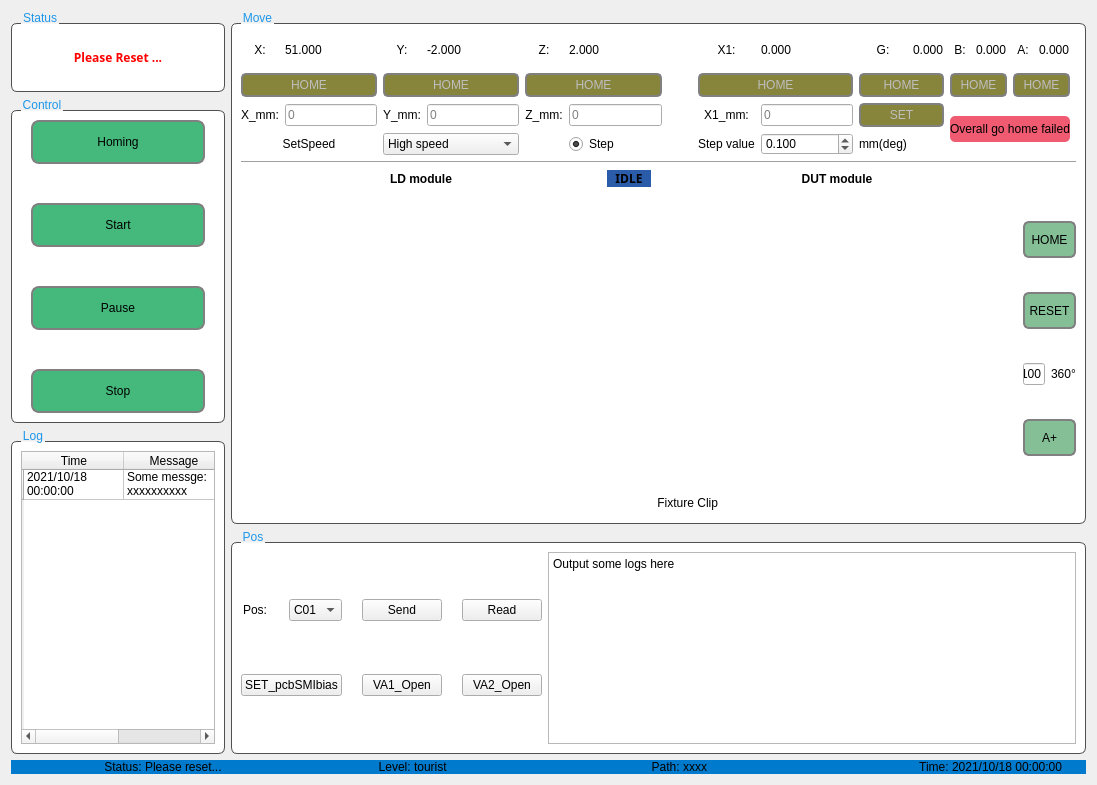
<?xml version="1.0" encoding="UTF-8"?>
<ui version="4.0">
 <class>MotorDialog</class>
 <widget class="QDialog" name="MotorDialog">
  <property name="geometry">
   <rect>
    <x>0</x>
    <y>0</y>
    <width>1097</width>
    <height>785</height>
   </rect>
  </property>
  <property name="windowTitle">
   <string>Dialog</string>
  </property>
  <property name="styleSheet">
   <string notr="true">

QGroupBox{
    border: 1px solid rgb(80,80,80);
    border-radius:6px;
    margin-top:12px;
}
QGroupBox:title {
    color:rgb(28,151,234);
    subcontrol-origin: margin;
    left: 10px;
}
QGroupBox{
    background-color: rgb(255, 255, 255);
}
</string>
  </property>
  <layout class="QGridLayout" name="gridLayout_2">
   <item row="0" column="0">
    <layout class="QVBoxLayout" name="topLayout">
     <item>
      <layout class="QHBoxLayout" name="horizontalLayout" stretch="1,4">
       <item>
        <layout class="QVBoxLayout" name="verticalLayout" stretch="1,4,4">
         <item>
          <widget class="QGroupBox" name="groupBox_3">
           <property name="title">
            <string>Status</string>
           </property>
           <layout class="QGridLayout" name="gridLayout_5">
            <item row="0" column="0">
             <layout class="QHBoxLayout" name="horizontalLayout_3">
              <item>
               <widget class="QLabel" name="statusLab">
                <property name="font">
                 <font>
                  <family>SimSun-ExtB</family>
                  <pointsize>9</pointsize>
                  <weight>75</weight>
                  <bold>true</bold>
                 </font>
                </property>
                <property name="styleSheet">
                 <string notr="true">color: rgb(255, 0, 0);</string>
                </property>
                <property name="text">
                 <string>Please Reset ...</string>
                </property>
                <property name="alignment">
                 <set>Qt::AlignCenter</set>
                </property>
               </widget>
              </item>
             </layout>
            </item>
           </layout>
          </widget>
         </item>
         <item>
          <widget class="QGroupBox" name="groupBox_control">
           <property name="styleSheet">
            <string notr="true"/>
           </property>
           <property name="title">
            <string>Control</string>
           </property>
           <layout class="QGridLayout" name="gridLayout_3">
            <item row="0" column="0">
             <layout class="QVBoxLayout" name="verticalLayout_2" stretch="1,1,1,1,1,1,1">
              <property name="spacing">
               <number>20</number>
              </property>
              <property name="leftMargin">
               <number>10</number>
              </property>
              <property name="rightMargin">
               <number>10</number>
              </property>
              <item>
               <widget class="QPushButton" name="homeingBtn">
                <property name="styleSheet">
                 <string notr="true">QPushButton{
	border:2px solid gray;
	border-radius:8px;
	height: 40px;
	background-color:#45b97c;
}

QPushButton:hover{
    border: 2px solid black;
}

QPushButton:pressed{
    background-color:#585eaa;
}</string>
                </property>
                <property name="text">
                 <string>Homing</string>
                </property>
               </widget>
              </item>
              <item>
               <spacer name="verticalSpacer_2">
                <property name="orientation">
                 <enum>Qt::Vertical</enum>
                </property>
                <property name="sizeHint" stdset="0">
                 <size>
                  <width>20</width>
                  <height>40</height>
                 </size>
                </property>
               </spacer>
              </item>
              <item>
               <widget class="QPushButton" name="startBtn">
                <property name="styleSheet">
                 <string notr="true">QPushButton{
	border:2px solid gray;
	border-radius:8px;
	height: 40px;
	background-color:#45b97c;
}

QPushButton:hover{
    border: 2px solid black;
}

QPushButton:pressed{
    background-color:#585eaa;
}</string>
                </property>
                <property name="text">
                 <string>Start</string>
                </property>
               </widget>
              </item>
              <item>
               <spacer name="verticalSpacer_3">
                <property name="orientation">
                 <enum>Qt::Vertical</enum>
                </property>
                <property name="sizeHint" stdset="0">
                 <size>
                  <width>20</width>
                  <height>40</height>
                 </size>
                </property>
               </spacer>
              </item>
              <item>
               <widget class="QPushButton" name="pauseBtn">
                <property name="styleSheet">
                 <string notr="true">QPushButton{
	border:2px solid gray;
	border-radius:8px;
	height: 40px;
	background-color:#45b97c;
}

QPushButton:hover{
    border: 2px solid black;
}

QPushButton:pressed{
    background-color:#585eaa;
}</string>
                </property>
                <property name="text">
                 <string>Pause</string>
                </property>
               </widget>
              </item>
              <item>
               <spacer name="verticalSpacer_4">
                <property name="orientation">
                 <enum>Qt::Vertical</enum>
                </property>
                <property name="sizeHint" stdset="0">
                 <size>
                  <width>20</width>
                  <height>40</height>
                 </size>
                </property>
               </spacer>
              </item>
              <item>
               <widget class="QPushButton" name="stopBtn">
                <property name="styleSheet">
                 <string notr="true">QPushButton{
	border:2px solid gray;
	border-radius:8px;
	height: 40px;
	background-color:#45b97c;
}

QPushButton:hover{
    border: 2px solid black;
}

QPushButton:pressed{
    background-color:#585eaa;
}</string>
                </property>
                <property name="text">
                 <string>Stop</string>
                </property>
               </widget>
              </item>
             </layout>
            </item>
           </layout>
          </widget>
         </item>
         <item>
          <widget class="QGroupBox" name="groupBox">
           <property name="title">
            <string>Log</string>
           </property>
           <layout class="QGridLayout" name="gridLayout_4">
            <item row="0" column="0">
             <layout class="QHBoxLayout" name="horizontalLayout_2">
              <item>
               <widget class="QTableWidget" name="logTab">
                <row>
                 <property name="text">
                  <string/>
                 </property>
                </row>
                <column>
                 <property name="text">
                  <string>Time</string>
                 </property>
                </column>
                <column>
                 <property name="text">
                  <string>Message</string>
                 </property>
                </column>
                <item row="0" column="0">
                 <property name="text">
                  <string>2021/10/18 00:00:00</string>
                 </property>
                </item>
                <item row="0" column="1">
                 <property name="text">
                  <string>Some messge: xxxxxxxxxx</string>
                 </property>
                </item>
               </widget>
              </item>
             </layout>
            </item>
           </layout>
          </widget>
         </item>
        </layout>
       </item>
       <item>
        <layout class="QGridLayout" name="gridLayout" rowstretch="5,0">
         <item row="1" column="0">
          <widget class="QGroupBox" name="groupBox_5">
           <property name="styleSheet">
            <string notr="true"/>
           </property>
           <property name="title">
            <string>Pos</string>
           </property>
           <layout class="QGridLayout" name="gridLayout_13" columnstretch="0,0,1,2">
            <item row="0" column="2">
             <layout class="QGridLayout" name="gridLayout_12" rowstretch="1,1" columnstretch="1,1,1,1">
              <property name="horizontalSpacing">
               <number>20</number>
              </property>
              <item row="0" column="1">
               <widget class="QComboBox" name="posComboBox">
                <item>
                 <property name="text">
                  <string>C01</string>
                 </property>
                </item>
                <item>
                 <property name="text">
                  <string>C02</string>
                 </property>
                </item>
                <item>
                 <property name="text">
                  <string>C03</string>
                 </property>
                </item>
                <item>
                 <property name="text">
                  <string>C04</string>
                 </property>
                </item>
                <item>
                 <property name="text">
                  <string>C05</string>
                 </property>
                </item>
                <item>
                 <property name="text">
                  <string>C06</string>
                 </property>
                </item>
                <item>
                 <property name="text">
                  <string>C07</string>
                 </property>
                </item>
               </widget>
              </item>
              <item row="0" column="2">
               <widget class="QPushButton" name="sendBtn">
                <property name="text">
                 <string>Send</string>
                </property>
               </widget>
              </item>
              <item row="0" column="0">
               <widget class="QLabel" name="label_26">
                <property name="text">
                 <string>Pos:</string>
                </property>
                <property name="alignment">
                 <set>Qt::AlignCenter</set>
                </property>
               </widget>
              </item>
              <item row="1" column="0" colspan="2">
               <widget class="QPushButton" name="DCBtn">
                <property name="text">
                 <string>SET_pcbSMIbias</string>
                </property>
               </widget>
              </item>
              <item row="0" column="3">
               <widget class="QPushButton" name="readBtn">
                <property name="text">
                 <string>Read</string>
                </property>
               </widget>
              </item>
              <item row="1" column="2">
               <widget class="QPushButton" name="va1Btn">
                <property name="text">
                 <string>VA1_Open</string>
                </property>
               </widget>
              </item>
              <item row="1" column="3">
               <widget class="QPushButton" name="va2Btn">
                <property name="text">
                 <string>VA2_Open</string>
                </property>
               </widget>
              </item>
             </layout>
            </item>
            <item row="0" column="3">
             <widget class="QTextEdit" name="logTextEdit">
              <property name="readOnly">
               <bool>true</bool>
              </property>
              <property name="html">
               <string>&lt;!DOCTYPE HTML PUBLIC &quot;-//W3C//DTD HTML 4.0//EN&quot; &quot;http://www.w3.org/TR/REC-html40/strict.dtd&quot;&gt;
&lt;html&gt;&lt;head&gt;&lt;meta name=&quot;qrichtext&quot; content=&quot;1&quot; /&gt;&lt;style type=&quot;text/css&quot;&gt;
p, li { white-space: pre-wrap; }
&lt;/style&gt;&lt;/head&gt;&lt;body style=&quot; font-family:'SimSun'; font-size:9pt; font-weight:400; font-style:normal;&quot;&gt;
&lt;p style=&quot; margin-top:0px; margin-bottom:0px; margin-left:0px; margin-right:0px; -qt-block-indent:0; text-indent:0px;&quot;&gt;Output some logs here&lt;/p&gt;&lt;/body&gt;&lt;/html&gt;</string>
              </property>
             </widget>
            </item>
           </layout>
          </widget>
         </item>
         <item row="0" column="0">
          <widget class="QGroupBox" name="groupBox_move">
           <property name="styleSheet">
            <string notr="true"/>
           </property>
           <property name="title">
            <string>Move</string>
           </property>
           <layout class="QGridLayout" name="gridLayout_7" rowstretch="1">
            <item row="0" column="0">
             <layout class="QGridLayout" name="gridLayout_6" rowstretch="1,1,1,1,0,10" columnstretch="1,0,0,0,0,0,0,0,0,0,0,0,0,0,0,0">
              <item row="3" column="8">
               <widget class="QDoubleSpinBox" name="stepValueSpinBox">
                <property name="decimals">
                 <number>3</number>
                </property>
                <property name="minimum">
                 <double>0.001000000000000</double>
                </property>
                <property name="maximum">
                 <double>1.000000000000000</double>
                </property>
                <property name="singleStep">
                 <double>0.100000000000000</double>
                </property>
                <property name="value">
                 <double>0.100000000000000</double>
                </property>
               </widget>
              </item>
              <item row="3" column="7">
               <widget class="QLabel" name="label_18">
                <property name="text">
                 <string>Step value</string>
                </property>
                <property name="alignment">
                 <set>Qt::AlignCenter</set>
                </property>
               </widget>
              </item>
              <item row="3" column="0" colspan="2">
               <widget class="QLabel" name="label_17">
                <property name="text">
                 <string>SetSpeed</string>
                </property>
                <property name="alignment">
                 <set>Qt::AlignCenter</set>
                </property>
               </widget>
              </item>
              <item row="3" column="9">
               <widget class="QLabel" name="label_19">
                <property name="text">
                 <string>mm(deg)</string>
                </property>
               </widget>
              </item>
              <item row="3" column="4" colspan="2">
               <layout class="QHBoxLayout" name="horizontalLayout_5">
                <item>
                 <spacer name="horizontalSpacer_3">
                  <property name="orientation">
                   <enum>Qt::Horizontal</enum>
                  </property>
                  <property name="sizeHint" stdset="0">
                   <size>
                    <width>40</width>
                    <height>20</height>
                   </size>
                  </property>
                 </spacer>
                </item>
                <item>
                 <widget class="QRadioButton" name="stepBtn">
                  <property name="text">
                   <string>Step</string>
                  </property>
                  <property name="checked">
                   <bool>true</bool>
                  </property>
                 </widget>
                </item>
                <item>
                 <spacer name="horizontalSpacer_4">
                  <property name="orientation">
                   <enum>Qt::Horizontal</enum>
                  </property>
                  <property name="sizeHint" stdset="0">
                   <size>
                    <width>40</width>
                    <height>20</height>
                   </size>
                  </property>
                 </spacer>
                </item>
               </layout>
              </item>
              <item row="0" column="4">
               <widget class="QLabel" name="label_14">
                <property name="text">
                 <string>Z:</string>
                </property>
                <property name="alignment">
                 <set>Qt::AlignCenter</set>
                </property>
               </widget>
              </item>
              <item row="0" column="3">
               <widget class="QLabel" name="label_15">
                <property name="text">
                 <string>-2.000</string>
                </property>
                <property name="alignment">
                 <set>Qt::AlignLeading|Qt::AlignLeft|Qt::AlignVCenter</set>
                </property>
               </widget>
              </item>
              <item row="0" column="9">
               <widget class="QLabel" name="label_7">
                <property name="text">
                 <string>G:</string>
                </property>
                <property name="alignment">
                 <set>Qt::AlignCenter</set>
                </property>
               </widget>
              </item>
              <item row="0" column="7">
               <widget class="QLabel" name="label_13">
                <property name="text">
                 <string>X1:</string>
                </property>
                <property name="alignment">
                 <set>Qt::AlignCenter</set>
                </property>
               </widget>
              </item>
              <item row="0" column="5">
               <widget class="QLabel" name="label_5">
                <property name="text">
                 <string>2.000</string>
                </property>
                <property name="alignment">
                 <set>Qt::AlignLeading|Qt::AlignLeft|Qt::AlignVCenter</set>
                </property>
               </widget>
              </item>
              <item row="0" column="2">
               <widget class="QLabel" name="label_16">
                <property name="text">
                 <string>Y:</string>
                </property>
                <property name="alignment">
                 <set>Qt::AlignCenter</set>
                </property>
               </widget>
              </item>
              <item row="0" column="11">
               <widget class="QLabel" name="label_9">
                <property name="text">
                 <string>B:</string>
                </property>
                <property name="alignment">
                 <set>Qt::AlignCenter</set>
                </property>
               </widget>
              </item>
              <item row="0" column="12">
               <widget class="QLabel" name="label_12">
                <property name="text">
                 <string>0.000</string>
                </property>
                <property name="alignment">
                 <set>Qt::AlignLeading|Qt::AlignLeft|Qt::AlignVCenter</set>
                </property>
               </widget>
              </item>
              <item row="0" column="13">
               <widget class="QLabel" name="label_11">
                <property name="text">
                 <string>A:</string>
                </property>
                <property name="alignment">
                 <set>Qt::AlignCenter</set>
                </property>
               </widget>
              </item>
              <item row="0" column="10">
               <widget class="QLabel" name="label_8">
                <property name="text">
                 <string>0.000</string>
                </property>
                <property name="alignment">
                 <set>Qt::AlignLeading|Qt::AlignLeft|Qt::AlignVCenter</set>
                </property>
               </widget>
              </item>
              <item row="0" column="8">
               <widget class="QLabel" name="label_6">
                <property name="text">
                 <string>0.000</string>
                </property>
                <property name="alignment">
                 <set>Qt::AlignLeading|Qt::AlignLeft|Qt::AlignVCenter</set>
                </property>
               </widget>
              </item>
              <item row="0" column="6">
               <spacer name="horizontalSpacer">
                <property name="orientation">
                 <enum>Qt::Horizontal</enum>
                </property>
                <property name="sizeHint" stdset="0">
                 <size>
                  <width>40</width>
                  <height>20</height>
                 </size>
                </property>
               </spacer>
              </item>
              <item row="0" column="14">
               <widget class="QLabel" name="label_10">
                <property name="text">
                 <string>0.000</string>
                </property>
                <property name="alignment">
                 <set>Qt::AlignLeading|Qt::AlignLeft|Qt::AlignVCenter</set>
                </property>
               </widget>
              </item>
              <item row="0" column="0">
               <widget class="QLabel" name="label_3">
                <property name="text">
                 <string>X:</string>
                </property>
                <property name="alignment">
                 <set>Qt::AlignCenter</set>
                </property>
               </widget>
              </item>
              <item row="0" column="1">
               <widget class="QLabel" name="label_4">
                <property name="text">
                 <string>51.000</string>
                </property>
                <property name="alignment">
                 <set>Qt::AlignLeading|Qt::AlignLeft|Qt::AlignVCenter</set>
                </property>
               </widget>
              </item>
              <item row="3" column="2" colspan="2">
               <widget class="QComboBox" name="SpeedCombobox">
                <property name="currentIndex">
                 <number>1</number>
                </property>
                <item>
                 <property name="text">
                  <string>Low speed</string>
                 </property>
                </item>
                <item>
                 <property name="text">
                  <string>High speed</string>
                 </property>
                </item>
               </widget>
              </item>
              <item row="5" column="0" colspan="16">
               <layout class="QGridLayout" name="gridLayout_9" rowstretch="1" columnstretch="1,0,0,0,0,0,0,0,0,0">
                <item row="0" column="0" colspan="10">
                 <layout class="QGridLayout" name="gridLayout_10" rowstretch="0,0,0,0,0,0,0" columnstretch="8,1,8,1">
                  <item row="0" column="2">
                   <widget class="QLabel" name="label_23">
                    <property name="font">
                     <font>
                      <weight>75</weight>
                      <bold>true</bold>
                     </font>
                    </property>
                    <property name="text">
                     <string>DUT module</string>
                    </property>
                    <property name="alignment">
                     <set>Qt::AlignCenter</set>
                    </property>
                   </widget>
                  </item>
                  <item row="6" column="2">
                   <layout class="QHBoxLayout" name="horizontalLayout_6">
                    <item>
                     <widget class="QLabel" name="label_25">
                      <property name="text">
                       <string>Fixture Clip</string>
                      </property>
                      <property name="alignment">
                       <set>Qt::AlignRight|Qt::AlignTrailing|Qt::AlignVCenter</set>
                      </property>
                     </widget>
                    </item>
                    <item>
                     <widget class="QPushButton" name="clipBtn">
                      <property name="text">
                       <string/>
                      </property>
                      <property name="icon">
                       <iconset resource="../Resources/Project.qrc">
                        <normaloff>:/MainUI/click.png</normaloff>:/MainUI/click.png</iconset>
                      </property>
                      <property name="flat">
                       <bool>true</bool>
                      </property>
                     </widget>
                    </item>
                    <item>
                     <spacer name="horizontalSpacer_2">
                      <property name="orientation">
                       <enum>Qt::Horizontal</enum>
                      </property>
                      <property name="sizeHint" stdset="0">
                       <size>
                        <width>40</width>
                        <height>20</height>
                       </size>
                      </property>
                     </spacer>
                    </item>
                   </layout>
                  </item>
                  <item row="1" column="3">
                   <layout class="QGridLayout" name="gridLayout_11" rowstretch="1,0,0,0">
                    <item row="2" column="0">
                     <widget class="QLineEdit" name="angleLineEdit">
                      <property name="text">
                       <string>100</string>
                      </property>
                      <property name="placeholderText">
                       <string>100</string>
                      </property>
                     </widget>
                    </item>
                    <item row="2" column="1">
                     <widget class="QLabel" name="label_24">
                      <property name="text">
                       <string>360°</string>
                      </property>
                     </widget>
                    </item>
                    <item row="0" column="0" colspan="2">
                     <widget class="QPushButton" name="homeBtn">
                      <property name="styleSheet">
                       <string notr="true">QPushButton{
	border:2px solid gray;
	border-radius:6px;
	height: 33px;
	background-color:#84bf96;
}

QPushButton:hover{
    border: 2px solid black;
}

QPushButton:pressed{
    background-color:#585eaa;
}</string>
                      </property>
                      <property name="text">
                       <string>HOME</string>
                      </property>
                     </widget>
                    </item>
                    <item row="1" column="0" colspan="2">
                     <widget class="QPushButton" name="resetBtn">
                      <property name="styleSheet">
                       <string notr="true">QPushButton{
	border:2px solid gray;
	border-radius:6px;
	height: 33px;
	background-color:#84bf96;
}

QPushButton:hover{
    border: 2px solid black;
}

QPushButton:pressed{
    background-color:#585eaa;
}</string>
                      </property>
                      <property name="text">
                       <string>RESET</string>
                      </property>
                     </widget>
                    </item>
                    <item row="3" column="0" colspan="2">
                     <widget class="QPushButton" name="aBtn">
                      <property name="styleSheet">
                       <string notr="true">QPushButton{
	border:2px solid gray;
	border-radius:6px;
	height: 33px;
	background-color:#84bf96;
}

QPushButton:hover{
    border: 2px solid black;
}

QPushButton:pressed{
    background-color:#585eaa;
}</string>
                      </property>
                      <property name="text">
                       <string>A+</string>
                      </property>
                      <property name="icon">
                       <iconset resource="../Resources/Project.qrc">
                        <normaloff>:/MainUI/loop.png</normaloff>:/MainUI/loop.png</iconset>
                      </property>
                     </widget>
                    </item>
                   </layout>
                  </item>
                  <item row="0" column="1">
                   <widget class="QLabel" name="stateLab">
                    <property name="font">
                     <font>
                      <family>SimSun-ExtB</family>
                      <weight>75</weight>
                      <bold>true</bold>
                     </font>
                    </property>
                    <property name="styleSheet">
                     <string notr="true">QLabel{
    background-color:#2a5caa;
}</string>
                    </property>
                    <property name="text">
                     <string>IDLE</string>
                    </property>
                    <property name="alignment">
                     <set>Qt::AlignCenter</set>
                    </property>
                   </widget>
                  </item>
                  <item row="0" column="0">
                   <widget class="QLabel" name="label_21">
                    <property name="font">
                     <font>
                      <weight>75</weight>
                      <bold>true</bold>
                     </font>
                    </property>
                    <property name="text">
                     <string>LD module</string>
                    </property>
                    <property name="alignment">
                     <set>Qt::AlignCenter</set>
                    </property>
                   </widget>
                  </item>
                  <item row="1" column="0">
                   <layout class="QGridLayout" name="lightSourceLay">
                    <property name="sizeConstraint">
                     <enum>QLayout::SetMaximumSize</enum>
                    </property>
                   </layout>
                  </item>
                  <item row="1" column="2">
                   <layout class="QGridLayout" name="productLay">
                    <property name="sizeConstraint">
                     <enum>QLayout::SetMaximumSize</enum>
                    </property>
                   </layout>
                  </item>
                  <item row="1" column="1">
                   <spacer name="verticalSpacer">
                    <property name="orientation">
                     <enum>Qt::Vertical</enum>
                    </property>
                    <property name="sizeHint" stdset="0">
                     <size>
                      <width>20</width>
                      <height>40</height>
                     </size>
                    </property>
                   </spacer>
                  </item>
                 </layout>
                </item>
               </layout>
              </item>
              <item row="2" column="4">
               <widget class="QLabel" name="label_22">
                <property name="text">
                 <string>Z_mm:</string>
                </property>
                <property name="alignment">
                 <set>Qt::AlignCenter</set>
                </property>
               </widget>
              </item>
              <item row="4" column="0" colspan="16">
               <widget class="Line" name="line">
                <property name="orientation">
                 <enum>Qt::Horizontal</enum>
                </property>
               </widget>
              </item>
              <item row="2" column="2">
               <widget class="QLabel" name="label_20">
                <property name="text">
                 <string>Y_mm:</string>
                </property>
                <property name="alignment">
                 <set>Qt::AlignCenter</set>
                </property>
               </widget>
              </item>
              <item row="2" column="0">
               <widget class="QLabel" name="label">
                <property name="text">
                 <string>X_mm:</string>
                </property>
                <property name="alignment">
                 <set>Qt::AlignCenter</set>
                </property>
               </widget>
              </item>
              <item row="2" column="3">
               <widget class="QLineEdit" name="y_CMLineEdit">
                <property name="placeholderText">
                 <string>0</string>
                </property>
               </widget>
              </item>
              <item row="2" column="7">
               <widget class="QLabel" name="label_33">
                <property name="text">
                 <string>X1_mm:</string>
                </property>
                <property name="alignment">
                 <set>Qt::AlignCenter</set>
                </property>
               </widget>
              </item>
              <item row="2" column="1">
               <widget class="QLineEdit" name="x_CMLineEdit">
                <property name="placeholderText">
                 <string>0</string>
                </property>
               </widget>
              </item>
              <item row="2" column="5">
               <widget class="QLineEdit" name="z_CMLineEdit">
                <property name="placeholderText">
                 <string>0</string>
                </property>
               </widget>
              </item>
              <item row="2" column="9" colspan="2">
               <widget class="QPushButton" name="setCMBtn">
                <property name="enabled">
                 <bool>false</bool>
                </property>
                <property name="toolTip">
                 <string>&lt;html&gt;&lt;head/&gt;&lt;body&gt;&lt;p&gt;&lt;span style=&quot; font-family:'Arial,Microsoft YaHei,微软雅黑,宋体,Malgun Gothic,Meiryo,sans-serif'; color:#000000; background-color:#ffffff;&quot;&gt;You can set the lower limit bits of X, Y, Z, and X1&lt;/span&gt;&lt;/p&gt;&lt;/body&gt;&lt;/html&gt;</string>
                </property>
                <property name="styleSheet">
                 <string notr="true">QPushButton{
	border:2px solid gray;
	border-radius:5px;
	height: 20px;
	background-color:#87843b;
}

QPushButton:hover{
    border: 2px solid black;
}

QPushButton:pressed{
    background-color:#585eaa;
}</string>
                </property>
                <property name="text">
                 <string>SET</string>
                </property>
                <property name="shortcut">
                 <string>Backspace</string>
                </property>
               </widget>
              </item>
              <item row="2" column="8">
               <widget class="QLineEdit" name="x1_CMLineEdit">
                <property name="placeholderText">
                 <string>0</string>
                </property>
               </widget>
              </item>
              <item row="2" column="11" rowspan="2" colspan="4">
               <layout class="QVBoxLayout" name="verticalLayout_3">
                <property name="topMargin">
                 <number>13</number>
                </property>
                <property name="bottomMargin">
                 <number>13</number>
                </property>
                <item>
                 <widget class="QLabel" name="msgLab">
                  <property name="styleSheet">
                   <string notr="true">QLabel{
	border-radius:5px;
	background-color:#f05b72;
}</string>
                  </property>
                  <property name="text">
                   <string>Overall go home failed</string>
                  </property>
                 </widget>
                </item>
               </layout>
              </item>
              <item row="1" column="13" colspan="2">
               <widget class="QPushButton" name="aHomeBtn">
                <property name="enabled">
                 <bool>false</bool>
                </property>
                <property name="styleSheet">
                 <string notr="true">QPushButton{
	border:2px solid gray;
	border-radius:5px;
	height: 20px;
	background-color:#87843b;
}

QPushButton:hover{
    border: 2px solid black;
}

QPushButton:pressed{
    background-color:#585eaa;
}</string>
                </property>
                <property name="text">
                 <string>HOME</string>
                </property>
               </widget>
              </item>
              <item row="1" column="11" colspan="2">
               <widget class="QPushButton" name="bHomeBtn">
                <property name="enabled">
                 <bool>false</bool>
                </property>
                <property name="styleSheet">
                 <string notr="true">QPushButton{
	border:2px solid gray;
	border-radius:5px;
	height: 20px;
	background-color:#87843b;
}

QPushButton:hover{
    border: 2px solid black;
}

QPushButton:pressed{
    background-color:#585eaa;
}</string>
                </property>
                <property name="text">
                 <string>HOME</string>
                </property>
               </widget>
              </item>
              <item row="1" column="9" colspan="2">
               <widget class="QPushButton" name="gHomeBtn">
                <property name="enabled">
                 <bool>false</bool>
                </property>
                <property name="styleSheet">
                 <string notr="true">QPushButton{
	border:2px solid gray;
	border-radius:5px;
	height: 20px;
	background-color:#87843b;
}

QPushButton:hover{
    border: 2px solid black;
}

QPushButton:pressed{
    background-color:#585eaa;
}</string>
                </property>
                <property name="text">
                 <string>HOME</string>
                </property>
               </widget>
              </item>
              <item row="1" column="7" colspan="2">
               <widget class="QPushButton" name="x1HomeBtn">
                <property name="enabled">
                 <bool>false</bool>
                </property>
                <property name="styleSheet">
                 <string notr="true">QPushButton{
	border:2px solid gray;
	border-radius:5px;
	height: 20px;
	background-color:#87843b;
}

QPushButton:hover{
    border: 2px solid black;
}

QPushButton:pressed{
    background-color:#585eaa;
}</string>
                </property>
                <property name="text">
                 <string>HOME</string>
                </property>
               </widget>
              </item>
              <item row="1" column="4" colspan="2">
               <widget class="QPushButton" name="zHomeBtn">
                <property name="enabled">
                 <bool>false</bool>
                </property>
                <property name="styleSheet">
                 <string notr="true">QPushButton{
	border:2px solid gray;
	border-radius:5px;
	height: 20px;
	background-color:#87843b;
}

QPushButton:hover{
    border: 2px solid black;
}

QPushButton:pressed{
    background-color:#585eaa;
}</string>
                </property>
                <property name="text">
                 <string>HOME</string>
                </property>
               </widget>
              </item>
              <item row="1" column="2" colspan="2">
               <widget class="QPushButton" name="yHomeBtn">
                <property name="enabled">
                 <bool>false</bool>
                </property>
                <property name="styleSheet">
                 <string notr="true">QPushButton{
	border:2px solid gray;
	border-radius:5px;
	height: 20px;
	background-color:#87843b;
}

QPushButton:hover{
    border: 2px solid black;
}

QPushButton:pressed{
    background-color:#585eaa;
}</string>
                </property>
                <property name="text">
                 <string>HOME</string>
                </property>
               </widget>
              </item>
              <item row="1" column="0" colspan="2">
               <widget class="QPushButton" name="xHomeBtn">
                <property name="enabled">
                 <bool>false</bool>
                </property>
                <property name="styleSheet">
                 <string notr="true">QPushButton{
	border:2px solid gray;
	border-radius:5px;
	height: 20px;
	background-color:#87843b;
}

QPushButton:hover{
    border: 2px solid black;
}

QPushButton:pressed{
    background-color:#585eaa;
}</string>
                </property>
                <property name="text">
                 <string>HOME</string>
                </property>
               </widget>
              </item>
             </layout>
            </item>
           </layout>
          </widget>
         </item>
        </layout>
       </item>
      </layout>
     </item>
     <item>
      <layout class="QHBoxLayout" name="horizontalLayout_4" stretch="1,1,1,1,1,1,1,1">
       <property name="spacing">
        <number>0</number>
       </property>
       <item>
        <widget class="QLabel" name="label_27">
         <property name="styleSheet">
          <string notr="true">background-color:#007ACC;</string>
         </property>
         <property name="text">
          <string>Status: </string>
         </property>
         <property name="alignment">
          <set>Qt::AlignRight|Qt::AlignTrailing|Qt::AlignVCenter</set>
         </property>
        </widget>
       </item>
       <item>
        <widget class="QLabel" name="statusLab2">
         <property name="styleSheet">
          <string notr="true">background-color:#007ACC;</string>
         </property>
         <property name="text">
          <string>Please reset...</string>
         </property>
         <property name="alignment">
          <set>Qt::AlignLeading|Qt::AlignLeft|Qt::AlignVCenter</set>
         </property>
        </widget>
       </item>
       <item>
        <widget class="QLabel" name="label_32">
         <property name="styleSheet">
          <string notr="true">background-color:#007ACC;</string>
         </property>
         <property name="text">
          <string>Level: </string>
         </property>
         <property name="alignment">
          <set>Qt::AlignRight|Qt::AlignTrailing|Qt::AlignVCenter</set>
         </property>
        </widget>
       </item>
       <item>
        <widget class="QLabel" name="label_31">
         <property name="styleSheet">
          <string notr="true">background-color:#007ACC;</string>
         </property>
         <property name="text">
          <string>tourist</string>
         </property>
         <property name="alignment">
          <set>Qt::AlignLeading|Qt::AlignLeft|Qt::AlignVCenter</set>
         </property>
        </widget>
       </item>
       <item>
        <widget class="QLabel" name="label_30">
         <property name="styleSheet">
          <string notr="true">background-color:#007ACC;</string>
         </property>
         <property name="text">
          <string>Path: </string>
         </property>
         <property name="alignment">
          <set>Qt::AlignRight|Qt::AlignTrailing|Qt::AlignVCenter</set>
         </property>
        </widget>
       </item>
       <item>
        <widget class="QLabel" name="label_29">
         <property name="styleSheet">
          <string notr="true">background-color:#007ACC;</string>
         </property>
         <property name="text">
          <string>xxxx</string>
         </property>
         <property name="alignment">
          <set>Qt::AlignLeading|Qt::AlignLeft|Qt::AlignVCenter</set>
         </property>
        </widget>
       </item>
       <item>
        <widget class="QLabel" name="label_28">
         <property name="styleSheet">
          <string notr="true">background-color:#007ACC;</string>
         </property>
         <property name="text">
          <string>Time: </string>
         </property>
         <property name="alignment">
          <set>Qt::AlignRight|Qt::AlignTrailing|Qt::AlignVCenter</set>
         </property>
        </widget>
       </item>
       <item>
        <widget class="QLabel" name="label_2">
         <property name="styleSheet">
          <string notr="true">background-color:#007ACC;</string>
         </property>
         <property name="text">
          <string>2021/10/18 00:00:00</string>
         </property>
         <property name="alignment">
          <set>Qt::AlignLeading|Qt::AlignLeft|Qt::AlignVCenter</set>
         </property>
        </widget>
       </item>
      </layout>
     </item>
    </layout>
   </item>
  </layout>
 </widget>
 <resources>
  <include location="../Resources/Project.qrc"/>
 </resources>
 <connections/>
</ui>
